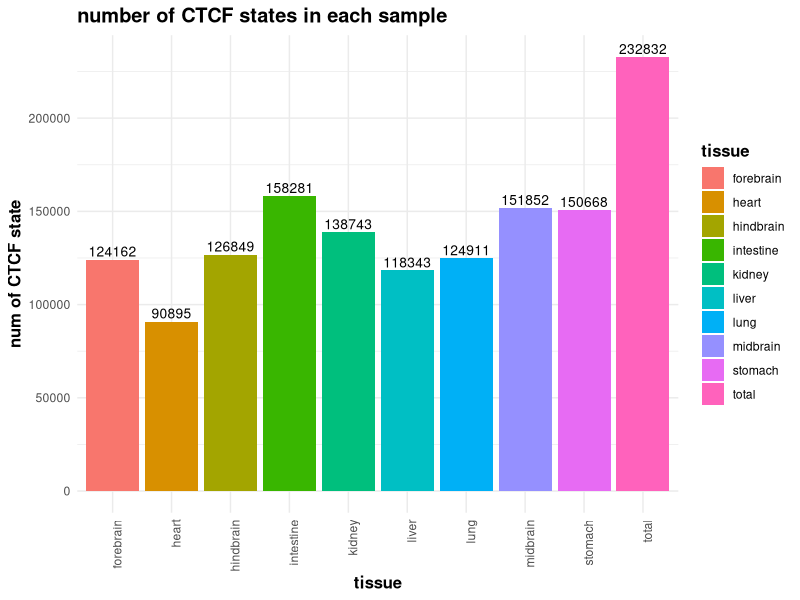
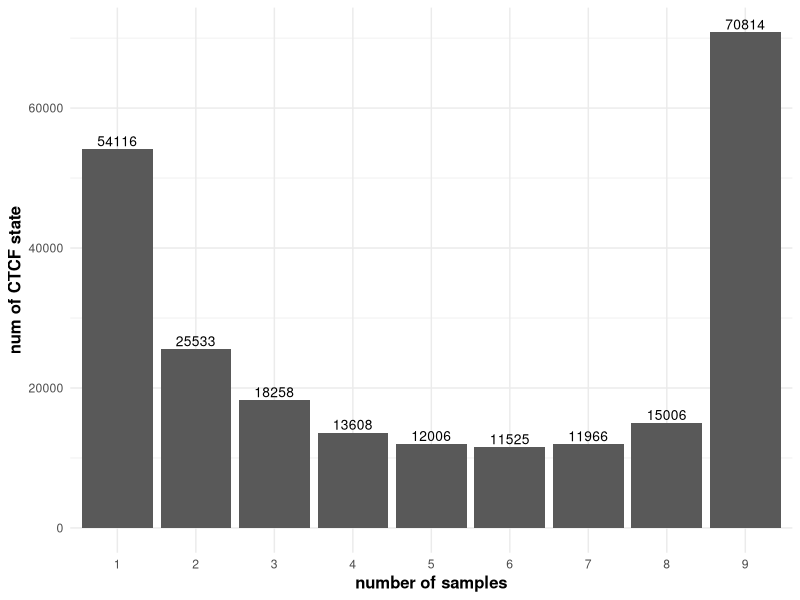
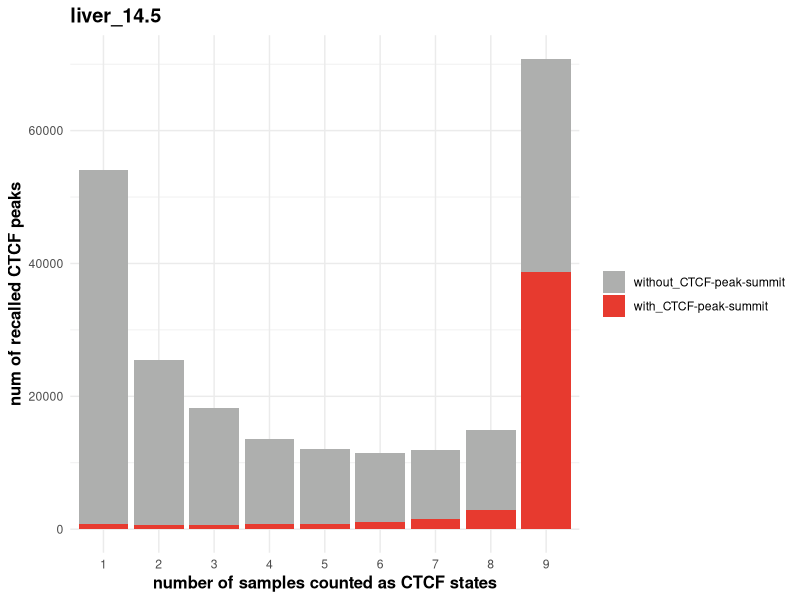
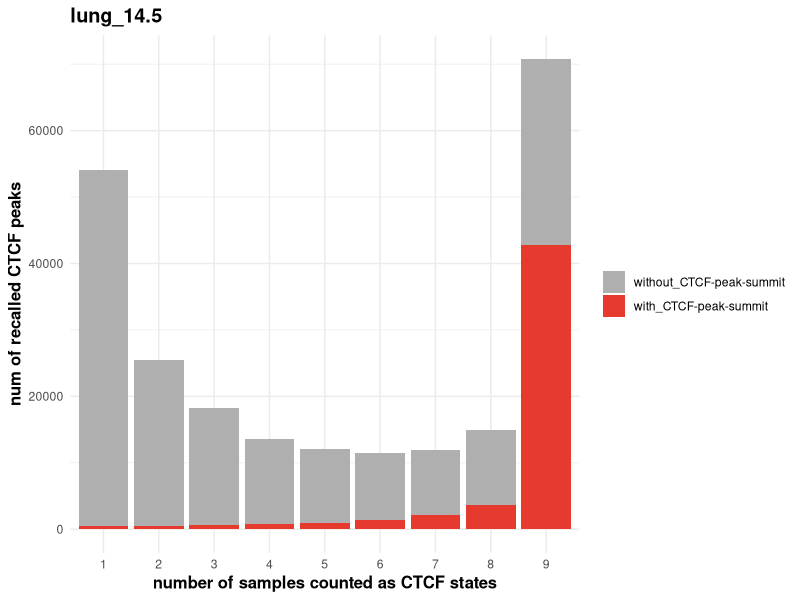
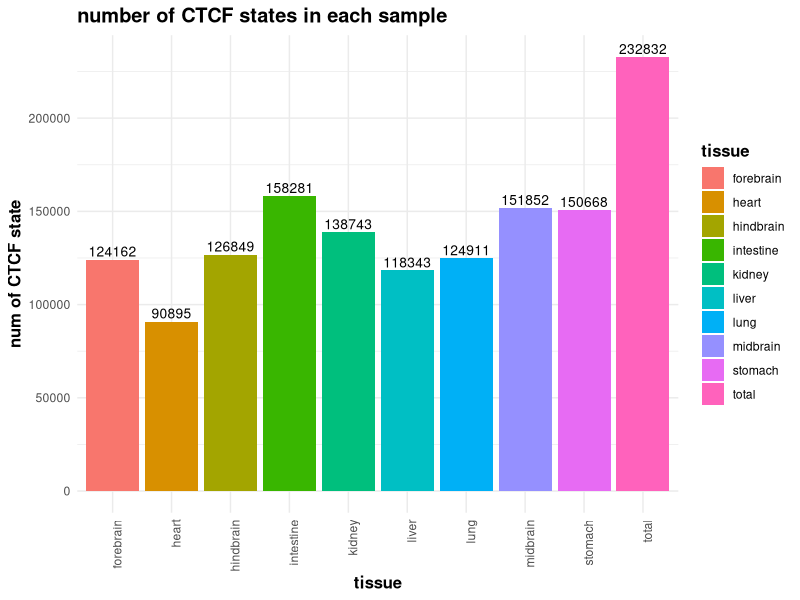
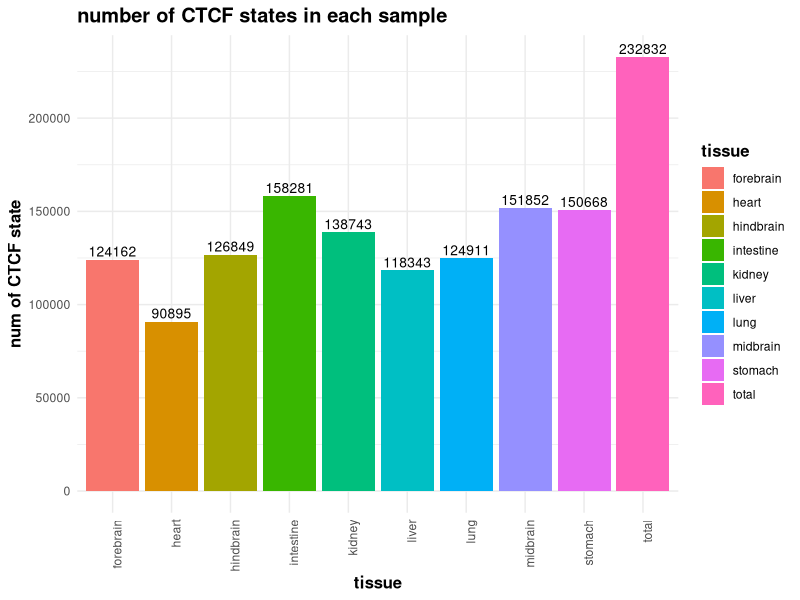
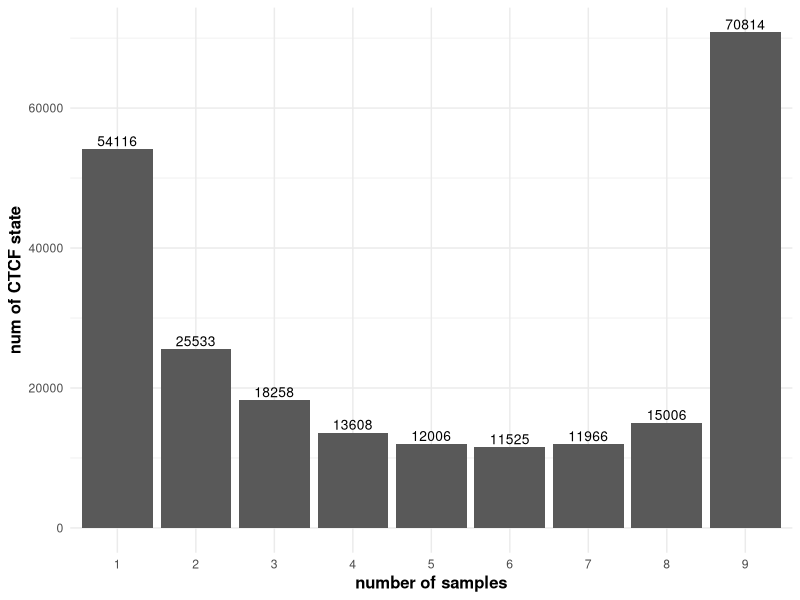
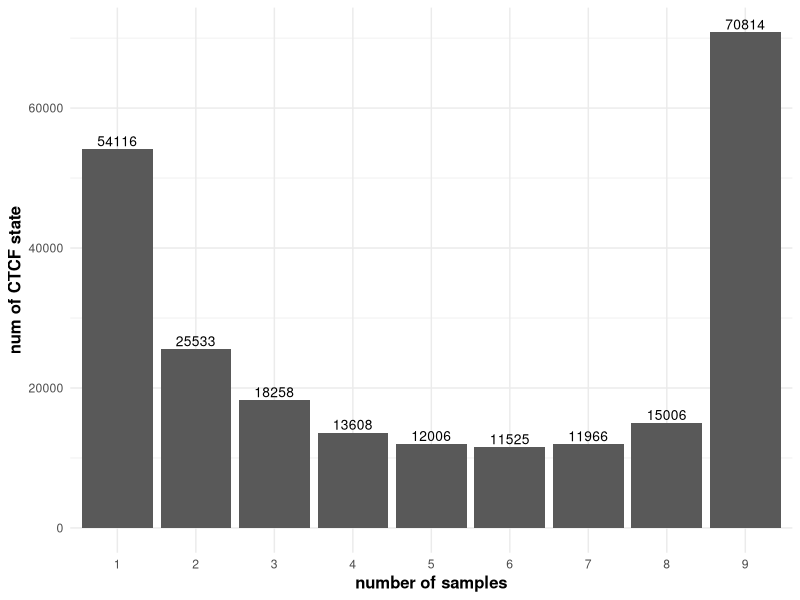

Generate these figures, in order, with R: (Note: this script raises an error after producing the figures.)

# -- Kaili
# This script is for making figures for analysing results from Majority Vote.

setwd("/Users/kaili/Dropbox (UMass Medical School)/Project/chr_status/ideas/dhs_ctcf/majority_vote/")

library(ggplot2)
library(gridExtra)
##################
# barplot
##################
ctcfstates_count = data.frame(c(124162, 151852, 126849, 158281, 138743, 118343, 124911, 90895, 150668, 
                                      232832),
      c("forebrain", "midbrain",  "hindbrain", "intestine", "kidney", "liver", "lung", "heart",
        "stomach", "total"))
colnames(ctcfstates_count) = c("count", "tissue")
rownames(ctcfstates_count) = c("forebrain", "midbrain",  "hindbrain", "intestine", "kidney", "liver", "lung", "heart",
                               "stomach", "total")

ggplot(ctcfstates_count, aes(x = tissue, y=count, fill=tissue)) + geom_bar(stat = "identity") +
  theme_minimal() + theme(title=element_text(face="bold", size=12),
                          axis.text.x = element_text(angle = 90, hjust = 1)) +
  labs(title="number of CTCF states in each sample") + ylab("num of CTCF state") +
  geom_text(aes(label=count), vjust=-0.3, size=3.5)
ggsave("9sample_CTCFstates_count.pdf")
ggsave("9sample_CTCFstates_count.png")


###
majority_ctcfstates = data.frame(c(54116, 25533, 18258, 13608, 12006, 11525, 11966, 15006, 70814),
                                 c("1", "2", "3", "4", "5", "6", "7", "8", "9"))
colnames(majority_ctcfstates) = c("count", "num")
rownames(majority_ctcfstates) = c("1", "2", "3", "4", "5", "6", "7", "8", "9")

ggplot(majority_ctcfstates, aes(x = num, y=count)) + geom_bar(stat = "identity") +
  theme_minimal() + theme(title=element_text(face="bold", size=12)) +
  ylab("num of CTCF state") + xlab("number of samples") +
  geom_text(aes(label=count), vjust=-0.3, size=3.5)
ggsave("9sample_CTCFstates_votes.pdf")
ggsave("9sample_CTCFstates_votes.png")


##################
# with peak summit
##################

# liver_14.5
a = cbind(c(54116, 25533, 18258, 13608, 12006, 11525, 11966, 15006, 70814)-c(712,614,644,720,859,1062,1546,2856,38738),
          c("1", "2", "3", "4", "5", "6", "7", "8", "9"), rep("a",9))
b = cbind(c(712,614,644,720,859,1062,1546,2856,38738),
          c("1", "2", "3", "4", "5", "6", "7", "8", "9"), rep("b",9))
dat = data.frame(rbind(a,b))
colnames(dat) = c("num","count","type")
dat$num = as.numeric(as.character(dat$num))

ggplot(dat, aes(x=count, y=num, fill=type)) + geom_bar(stat = "identity") +
  theme_minimal() + theme(title = element_text(face="bold", size=12),
                          legend.title = element_blank()) +
  ylab("num of recalled CTCF peaks") + xlab("number of samples counted as CTCF states") + 
  labs(title="liver_14.5") + 
  scale_fill_manual(values=c("#AEAFAE", "#E73A2F"), 
                    labels = c("without_CTCF-peak-summit","with_CTCF-peak-summit"))
ggsave("9sample_CTCFstates_votes_liver_14.5_summit.pdf")
ggsave("9sample_CTCFstates_votes_liver_14.5_summit.png")

# lung_14.5
a = cbind(c(54116, 25533, 18258, 13608, 12006, 11525, 11966, 15006, 70814)-c(489,542,690,820,998,1346,2148,3583,42791),
          c("1", "2", "3", "4", "5", "6", "7", "8", "9"), rep("a",9))
b = cbind(c(489,542,690,820,998,1346,2148,3583,42791),
          c("1", "2", "3", "4", "5", "6", "7", "8", "9"), rep("b",9))
dat = data.frame(rbind(a,b))
colnames(dat) = c("num","count","type")
dat$num = as.numeric(as.character(dat$num))

ggplot(dat, aes(x=count, y=num, fill=type)) + geom_bar(stat = "identity") +
  theme_minimal() + theme(title = element_text(face="bold", size=12),
                          legend.title = element_blank()) +
  ylab("num of recalled CTCF peaks") + xlab("number of samples counted as CTCF states") + 
  labs(title="lung_14.5") + 
  scale_fill_manual(values=c("#AEAFAE", "#E73A2F"), 
                    labels = c("without_CTCF-peak-summit","with_CTCF-peak-summit"))
ggsave("9sample_CTCFstates_votes_lung_14.5_summit.pdf")
ggsave("9sample_CTCFstates_votes_lung_14.5_summit.png")


##################
# overlapping peaks
##################

# liver_14.5
p = round(c(3259,2640,2504,2376,2529,2756,3294,5663,49214)/c(54116, 25533, 18258, 13608, 12006, 11525, 11966, 15006, 70814),3)*100
a = cbind(c(54116, 25533, 18258, 13608, 12006, 11525, 11966, 15006, 70814)-c(3259,2640,2504,2376,2529,2756,3294,5663,49214),
          c("1", "2", "3", "4", "5", "6", "7", "8", "9"), rep("a",9))
b = cbind(c(3259,2640,2504,2376,2529,2756,3294,5663,49214),
          c("1", "2", "3", "4", "5", "6", "7", "8", "9"), rep("b",9))
dat = data.frame(rbind(a,b))
colnames(dat) = c("num","count","type")
dat$num = as.numeric(as.character(dat$num))

ggplot(dat, aes(x=count, y=num, fill=type)) + geom_bar(stat = "identity") +
  theme_minimal() + theme(title = element_text(face="bold", size=12),
                          legend.title = element_blank()) +
  ylab("num of recalled CTCF peaks") + xlab("number of samples counted as CTCF states") + 
  labs(title="liver_14.5") + 
  scale_fill_manual(values=c("#AEAFAE", "#E73A2F"), 
                    labels = c("non_overlap_CTCF_peaks","overlap_CTCF_peaks")) +
  geom_text(p, vjust=-0.3, size=3.5)

ggsave("9sample_CTCFstates_votes_liver_14.5_peaks.pdf")
ggsave("9sample_CTCFstates_votes_liver_14.5_peaks.png")

# lung_14.5
a = cbind(c(54116, 25533, 18258, 13608, 12006, 11525, 11966, 15006, 70814)-c(3443,2978,2971,2743,2766,3026,3771,5743,51653),
          c("1", "2", "3", "4", "5", "6", "7", "8", "9"), rep("a",9))
b = cbind(c(3443,2978,2971,2743,2766,3026,3771,5743,51653),
          c("1", "2", "3", "4", "5", "6", "7", "8", "9"), rep("b",9))
dat = data.frame(rbind(a,b))
colnames(dat) = c("num","count","type")
dat$num = as.numeric(as.character(dat$num))

ggplot(dat, aes(x=count, y=num, fill=type)) + geom_bar(stat = "identity") +
  theme_minimal() + theme(title = element_text(face="bold", size=12),
                          legend.title = element_blank()) +
  ylab("num of recalled CTCF peaks") + xlab("number of samples counted as CTCF states") + 
  labs(title="lung_14.5") + 
  scale_fill_manual(values=c("#AEAFAE", "#E73A2F"), 
                    labels = c("non_overlap_CTCF_peaks","overlap_CTCF_peaks"))
ggsave("9sample_CTCFstates_votes_lung_14.5_peak.pdf")
ggsave("9sample_CTCFstates_votes_lung_14.5_peak.png")

##################
# peak recall - barplot
##################
peak_recall_liver_14.5 = data.frame(c(50909, 45892, 45136, 31022),
                                 c("total", "IDEAS", "majority_vote", "9-impute-11"))
colnames(peak_recall_liver_14.5) = c("count", "type")
rownames(peak_recall_liver_14.5) = c("total", "IDEAS", "majority_vote", "9-impute-11")

ggplot(peak_recall_liver_14.5, aes(x = type, y=count, fill=type)) + 
  geom_bar(stat = "identity", width = 0.8, position = position_dodge(width = 0.5)) +
  theme_minimal() + theme(title=element_text(face="bold", size=12)) +
  ylab("num of CTCF peaks") + xlab("") + labs(title="liver_14.5") +
  geom_text(aes(label=count), vjust=-0.3, size=3.5) +
  scale_fill_manual(values=c("#FBB30B", "#E73A2F", "#397AF2", "#737373"))
ggsave("peak_recall_liver_14.5_barplot.pdf")
ggsave("peak_recall_liver_14.5_barplot.png")

###
peak_recall_lung_14.5 = data.frame(c(54953, 51427, 50901, 39297),
                                    c("total", "IDEAS", "majority_vote", "9-impute-11"))
colnames(peak_recall_lung_14.5) = c("count", "type")
rownames(peak_recall_lung_14.5) = c("total", "IDEAS", "majority_vote", "9-impute-11")

ggplot(peak_recall_lung_14.5, aes(x = type, y=count, fill=type)) + 
  geom_bar(stat = "identity", width = 0.8, position = position_dodge(width = 0.5)) +
  theme_minimal() + theme(title=element_text(face="bold", size=12)) +
  ylab("num of CTCF peaks") + xlab("") + labs(title="lung_14.5") +
  geom_text(aes(label=count), vjust=-0.3, size=3.5) +
  scale_fill_manual(values=c("#FBB30B", "#E73A2F", "#397AF2", "#737373"))
ggsave("peak_recall_lung_14.5_barplot.pdf")
ggsave("peak_recall_lung_14.5_barplot.png")

###
peak_recall_lung_0 = data.frame(c(64742, 58641, 56133, 58558),
                                   c("total", "IDEAS", "majority_vote", "9-impute-11"))
colnames(peak_recall_lung_0) = c("count", "type")
rownames(peak_recall_lung_0) = c("total", "IDEAS", "majority_vote", "9-impute-11")

ggplot(peak_recall_lung_0, aes(x = type, y=count, fill = type)) + 
  geom_bar(stat = "identity", width = 0.8, position = position_dodge(width = 0.5)) +
  theme_minimal() + theme(title=element_text(face="bold", size=12)) +
  ylab("num of CTCF peaks") + xlab("") + labs(title="lung_0") +
  geom_text(aes(label=count), vjust=-0.3, size=3.5) +
  scale_fill_manual(values=c("#FBB30B", "#E73A2F", "#397AF2", "#737373"))
ggsave("peak_recall_lung_0_barplot.pdf")
ggsave("peak_recall_lung_0_barplot.png")

##################
# Venn
##################
library(VennDiagram)

## liver_14.5
pdf("venn_liver_14.5.pdf")
p = draw.triple.venn(area1 = 45879, area2 = 31017, area3 = 45136, n12 = 30253, n23 = 30558, n13 = 43421, 
                 n123 = 29878, category = c("IDEAS", "9impute11", "majority_vote"), lty = "blank", 
                 fill = c("#E73A2F", "#FBB30B", "#397AF2"), scaled=TRUE)
grid.arrange(gTree(children=p), top="liver_14.5\ntotal 50,909 peaks\n47,678 peaks in the Venn (93.7%)")
dev.off()
grid.newpage()

## lung_14.5
pdf("venn_lung_14.5.pdf")
p = draw.triple.venn(area1 = 51415, area2 = 39289, area3 = 50901, n12 = 38953, n23 = 38664, n13 = 49859, 
                     n123 = 38448, category = c("IDEAS", "9impute11", "majority_vote"), lty = "blank", 
                     fill = c("#E73A2F", "#FBB30B", "#397AF2"), scaled=TRUE)
grid.arrange(gTree(children=p), top="lung_14.5\ntotal 54,953 peaks\n52,577 peaks in the Venn (95.7%)")
dev.off()
##################
# accumalated recall for peak with different count numbers
##################
# liver_14.5
dat = data.frame(c(716, 1337, 1984, 2703, 3564, 4626, 6177, 9032, 47831, 50909),
                 c("=1", "≤2", "≤3", "≤4", "≤5", "≤6", "≤7", "≤8", "≤9", "total_peaks"))
colnames(dat) = c("recall", "count")
rownames(dat) = c("=1", "≤2", "≤3", "≤4", "≤5", "≤6", "≤7", "≤8", "≤9", "total_peaks")

ggplot(dat, aes(x = count, y=recall)) + 
  geom_bar(stat = "identity", width = 0.8, position = position_dodge(width = 0.5), fill="#AEAFAE") +
  theme_minimal() + theme(title=element_text(face="bold", size=12)) +
  ylab("num of recalled CTCF peaks") + xlab("number of samples counted as CTCF states") + 
  labs(title="liver_14.5") +
  geom_text(aes(label=recall), vjust=-0.3, size=3.5)
ggsave("accumulated_peak_recall_liver_14.5_barplot.pdf")
ggsave("accumulated_peak_recall_liver_14.5_barplot.png")

# lung_14.5
dat = data.frame(c(495, 1046, 1740, 2563, 3562, 4907, 7055, 10637, 53458, 54953),
                 c("=1", "≤2", "≤3", "≤4", "≤5", "≤6", "≤7", "≤8", "≤9", "total_peaks"))
colnames(dat) = c("recall", "count")
rownames(dat) = c("=1", "≤2", "≤3", "≤4", "≤5", "≤6", "≤7", "≤8", "≤9", "total_peaks")

ggplot(dat, aes(x = count, y=recall)) + 
  geom_bar(stat = "identity", width = 0.8, position = position_dodge(width = 0.5), fill="#AEAFAE") +
  theme_minimal() + theme(title=element_text(face="bold", size=12)) +
  ylab("num of recalled CTCF peaks") + xlab("number of samples counted as CTCF states") + 
  labs(title="lung_14.5") +
  geom_text(aes(label=recall), vjust=-0.3, size=3.5)
ggsave("accumulated_peak_recall_lung_14.5_barplot.pdf")
ggsave("accumulated_peak_recall_lung_14.5_barplot.png")

##################
##################
##################
